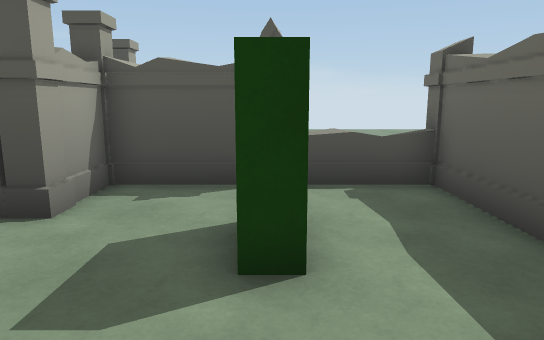
[1] (above)

24 first-person views from a walk through a 3-D level made in the Unity game engine. The camera is 1.5 m above the floor, tilts 10° down and sees 70° across. The floor is counted in squares, 1 m on a side. Each view is taken from the middle of a square. On the plan, view 1 faces up. The plan holds only what a view shows up to about 17 squares ahead; the rest is blank. The place goes on beyond the plan. The player is left out.

[2]
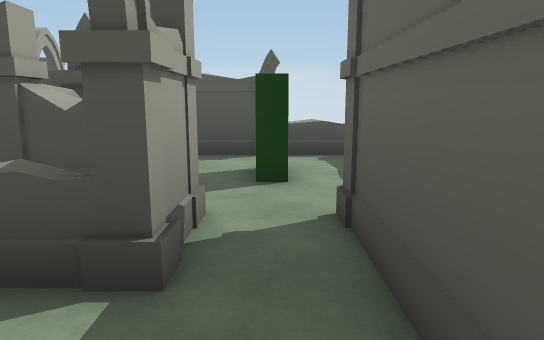

[3]
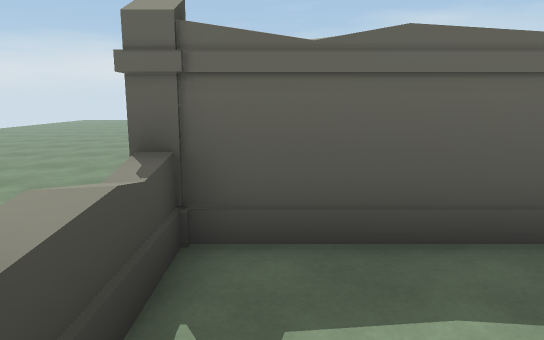

[4]
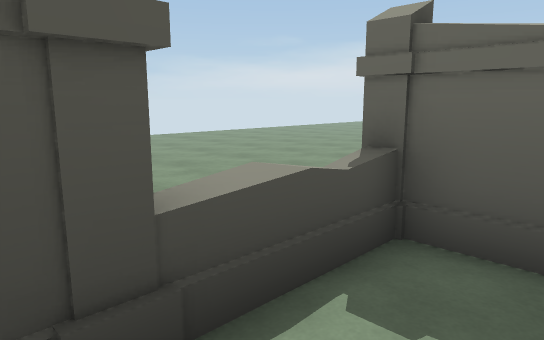

[5]
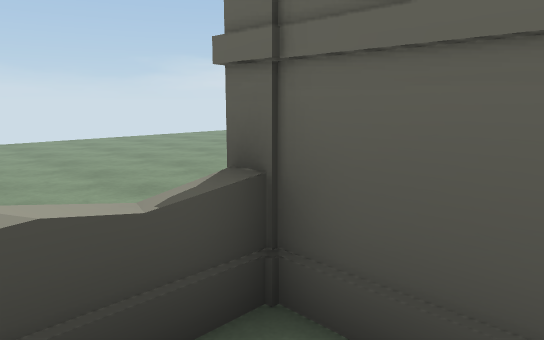

[6]
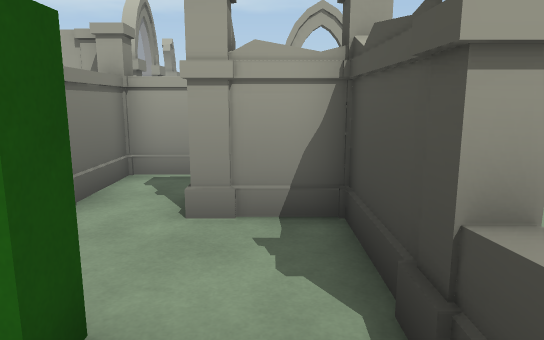

[7]
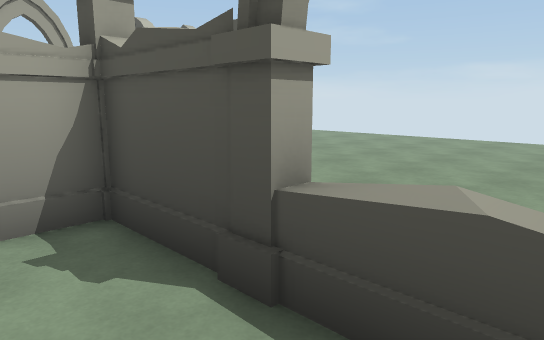

[8]
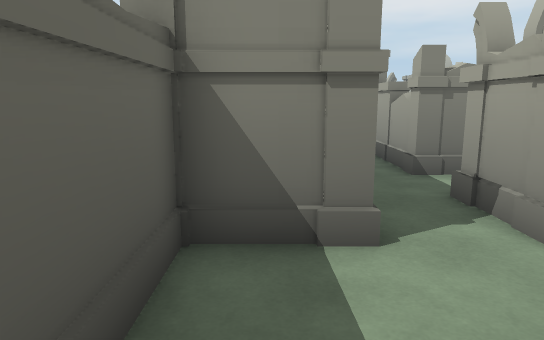

[9]
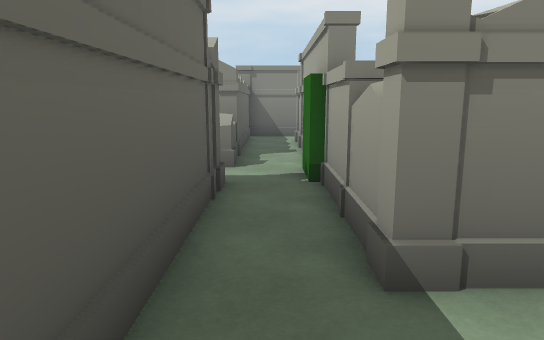

[10]
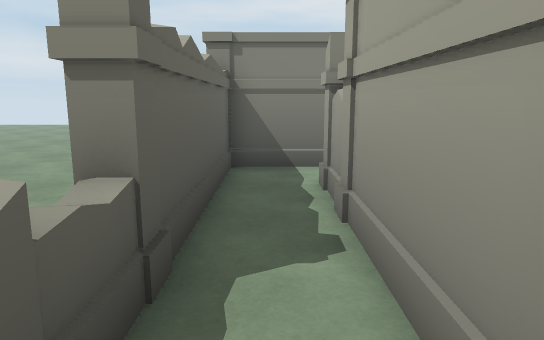

[11]
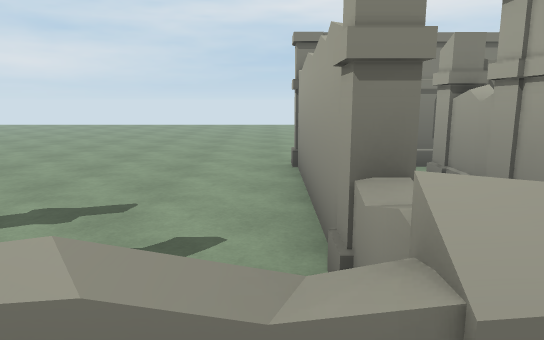

[12]
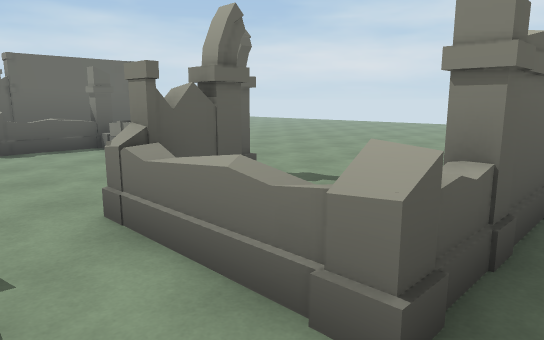

[13]
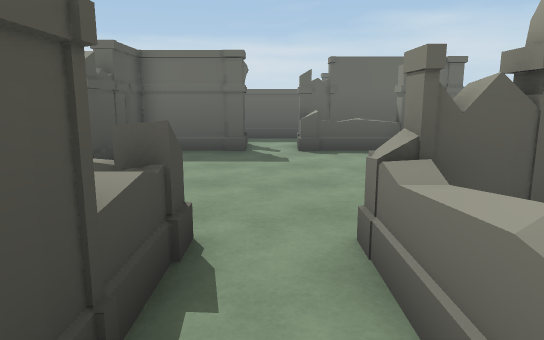

[14]
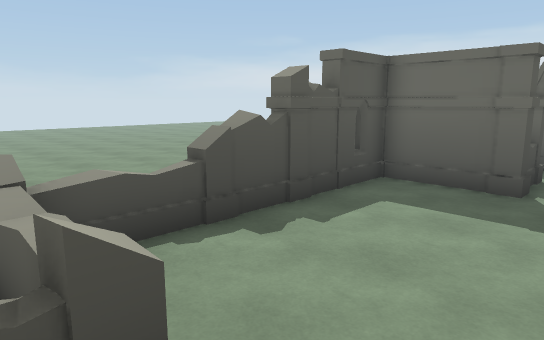

[15]
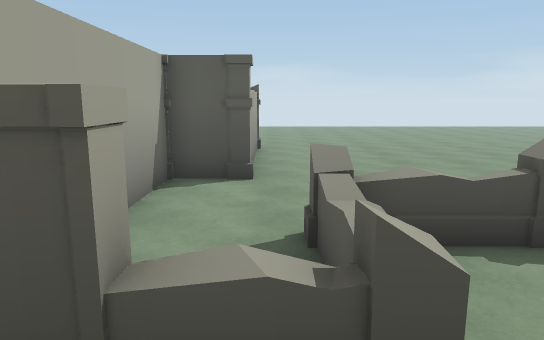

[16]
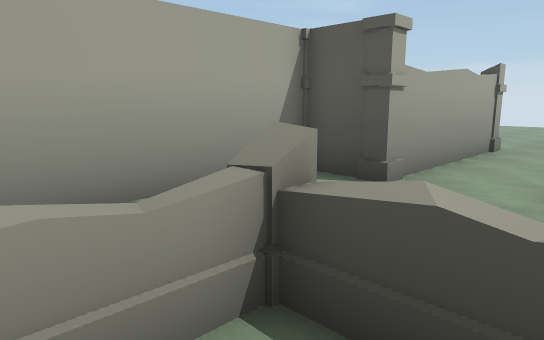

[17]
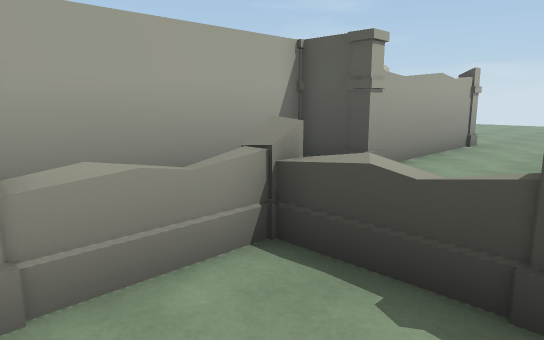

[18]
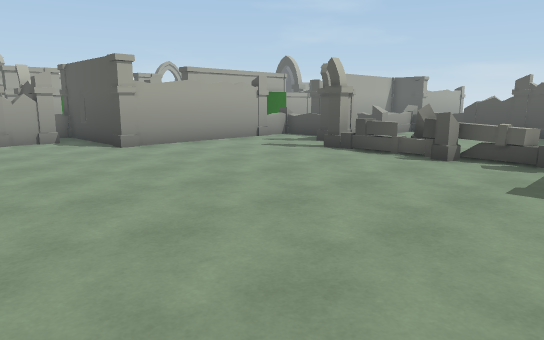

[19]
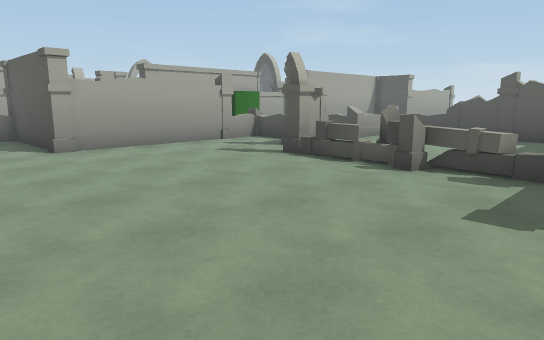

[20]
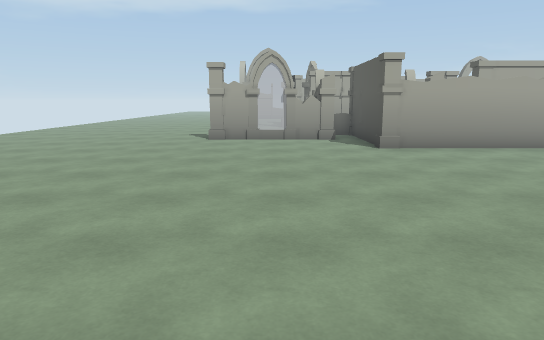

[21]
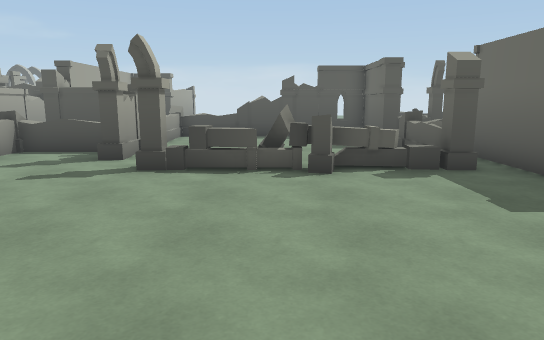

[22]
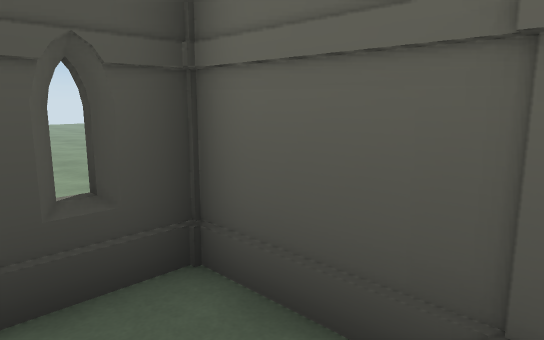

[23]
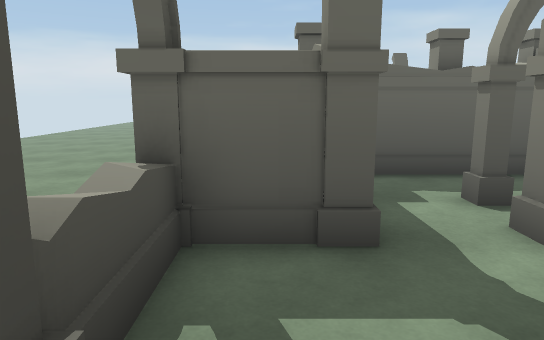

[24]
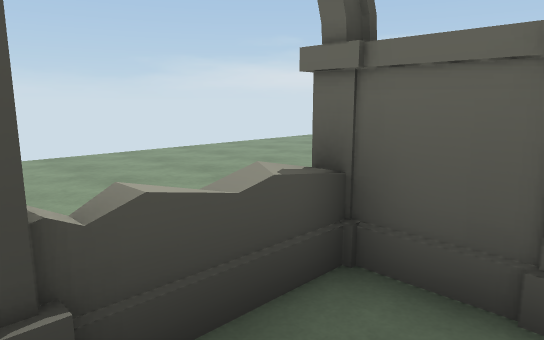

### Floor plan
Points are (right, up) in squares from view 1. A wall is a line through its corners. A room is listed if a view was taken in it or the views show most of it. See-through windows are left out.
Room 1 (views 1, 9)
walls: (-2.3, -3) (-1.4, -3); (-1.4, -4.9) (-0.9, -4.9); (-1, 0.5) (-1, -0.5); (1, -3.5) (1, 0.5)
low walls: (-1.4, -1) (-2.2, -1)
ways out: opening at (0, -3) to room 2; opening at (0, 0) to room 2
objects: column (-6, 3); arch (-6, 6); column (-3, 1); column (-1, -3); arch (-1, -1)
Room 2 (views 2, 3, 4, 5, 6, 7, 8, 10, 11, 12, 13, 14, 15, 16, 17, 18, 19, 20, 21, 22, 23, 24)
walls: (1.5, 1) (2.5, 1); (3, 1.5) (3, 6.5); (-0.4, 7) (-2.5, 7); (3.4, 6.5) (3.4, 1.4); (2.6, 0.6) (1.4, 0.6) (1.4, -6); (-3, 2.2) (-3, 1.7); (-3, 6.5) (-3, 5.5); (-4, 5.6) (-4, 8.9); (-5.5, 3) (-3.6, 3); (-6, 4.4) (-6, 3.5); (-1, -3.5) (-1, -7.1); (1, -6.5) (1, -3.5); (3.1, -6.5) (3.1, -7.1); (-8, 10.4) (-8, 11.5); (4.5, -7) (1.5, -7); (9.5, -4) (8.4, -4); (-1, -9.2) (-1, -11.6); (12.5, -4) (10.4, -4); (5, -9.5) (5, -10.4); (4.5, -10) (5, -9.9); (4.6, -10.5) (4.6, -9.4); (1.4, -11.4) (1.4, -16.6); (13, -6.6) (13, -4.5); (0.6, -17.4) (-3.6, -17.4); (-1.6, -19.5) (-1.6, -22.5)
low walls: (2.5, 7) (0.4, 7); (5, -4.5) (5, -6.6); (6.6, -4) (5.4, -4); (4.6, -6.6) (4.6, -4.5); (-8.5, 12) (-10.6, 12); (2.4, -9) (3.5, -9); (1.4, -9.5) (1.4, -10.6); (3.5, -9.4) (2.5, -9.4); (1, -10.5) (1, -9.5); (14.5, -7) (13.9, -7); (13, -11.5) (13, -10.5); (-3.6, -17.4) (-3.6, -18)
ways out: opening at (0, -3) to room 1; opening at (0, 0) to room 1; opening at (0, -12) to room 3
objects: arch (-11, 12); column (-8, 8); column (-8, 10); arch (-8, 12); arch (-6, 8); column (-4, 5); column (-4, 10); arch (-3, 3); column (-3, 5); column (-3, 7); column (-2, -23); column (-2, -19); column (-1, 1); block (0, 3) to (0, 5); arch (0, 7); column (1, -17); column (1, -11); column (1, -9); column (1, -7); column (1, 1); column (3, 1); column (3, 7); arch (5, -11); column (5, -9); column (5, -7); column (5, -4); arch (6, -12) to (7, -12); other object (7, -4) to (8, -4); other object (8, -12); column (9, -12) to (9, -11); column (10, -13) to (10, -12); column (10, -4); other object (11, -12); column (13, -12); column (13, -9); column (13, -7); column (13, -4)
Room 3 (no view inside)
walls: (-1, -13.5) (-1, -14.5); (-1, -11.6) (-1, -12.6); (1, -16.4) (1, -11.4); (-1.9, -17) (0.5, -17)
ways out: opening at (0, -12) to room 2
objects: column (-1, -15)

Positions as (right, up) in squares from view 1, and headings:
1: (0, 0), facing up
2: (0, -4), facing up
3: (-1, 6), facing right
4: (-1, 5), facing up-right
5: (1, 5), facing up-right
6: (2, 6), facing left
7: (2, 5), facing up-left
8: (2, 5), facing down
9: (0, 0), facing down
10: (0, -8), facing down
11: (2, -8), facing down
12: (0, -7), facing down-right
13: (1, -8), facing right
14: (4, -9), facing up-right
15: (4, -9), facing up
16: (7, -6), facing up-left
17: (8, -7), facing up-left
18: (14, -23), facing up-left
19: (14, -21), facing up-left
20: (14, -21), facing left
21: (9, -21), facing up
22: (11, -7), facing up-right
23: (-12, 11), facing right
24: (-11, 10), facing up-right
